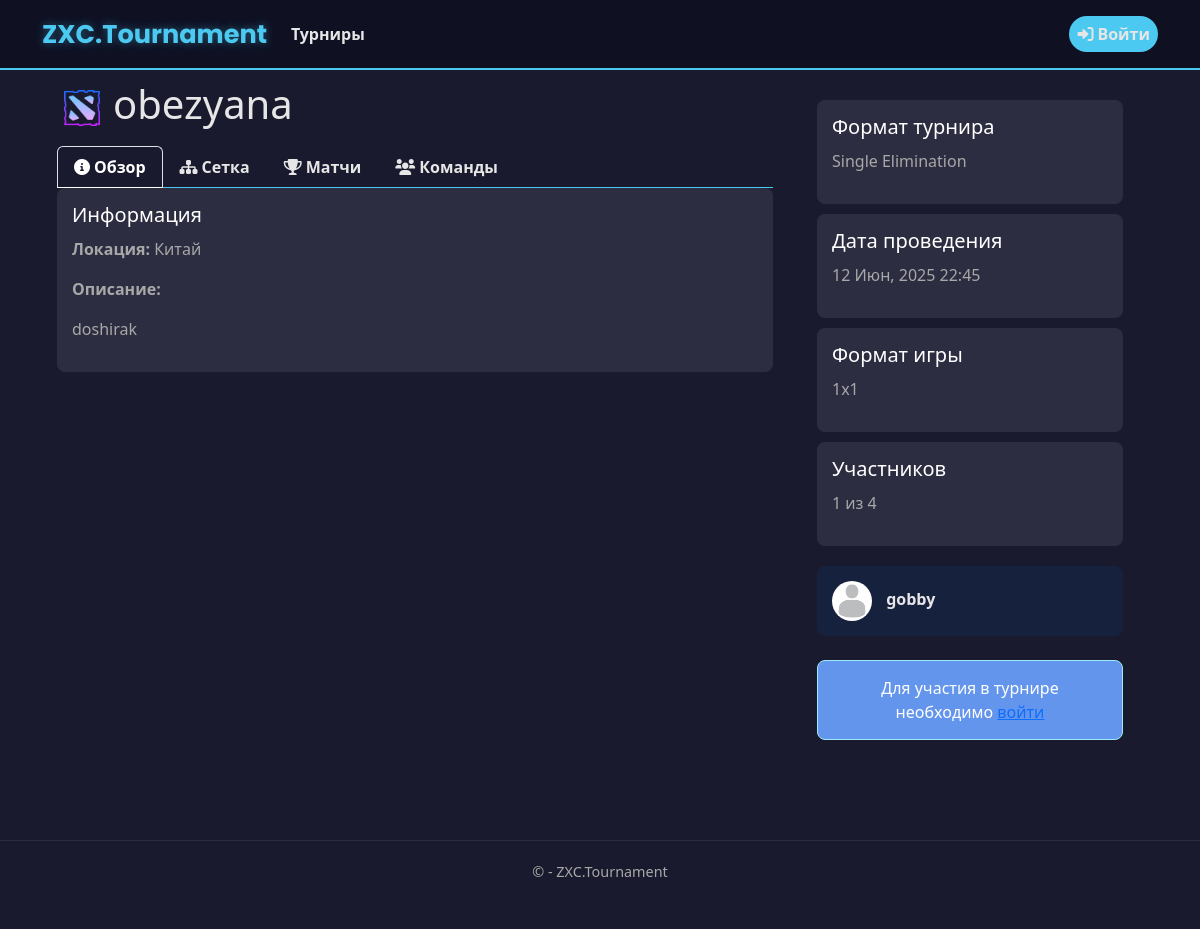
The page /tournaments/1/ on the database as committed earlier.
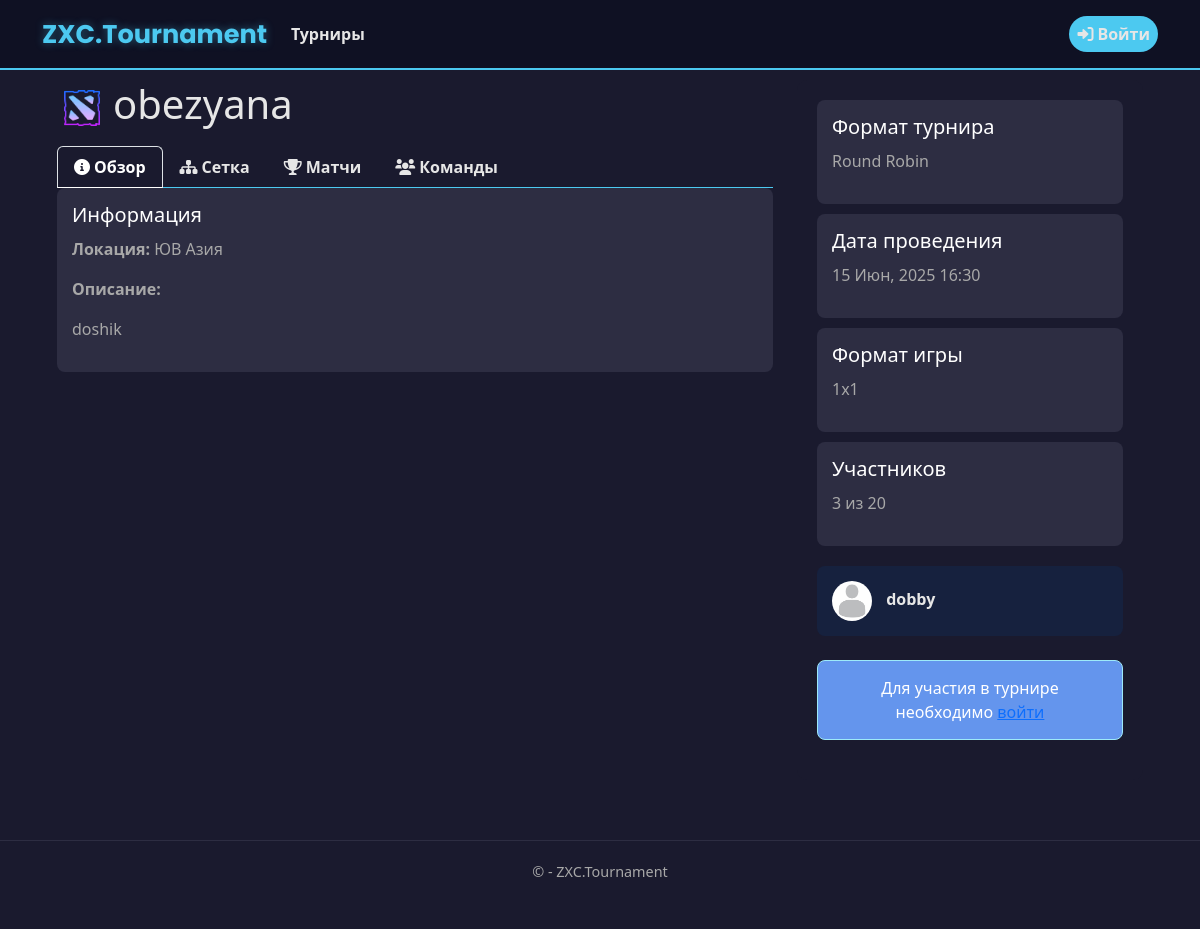
The same page on the database as committed later.
### app/models.py (models this page shows, shortened)
class Tournament(models.Model):
    DISCIPLINE_CHOICES = [
        ('Dota 2', 'Dota 2'),
        ('CS 2', 'CS 2'),
        ('Valorant', 'Valorant'),
        ('LoL', 'League of Legends'),
    ]
    FORMAT_CHOICES = [
        ('1x1', '1x1'),
        ('2x2', '2x2'),
        ('3x3', '3x3'),
        ('5x5', '5x5'),
    ]
    TOURNAMENT_FORMAT_CHOICES = [
        ('single_elimination', 'Single Elimination'),
        ('double_elimination', 'Double Elimination'),
        ('round_robin', 'Round Robin'),
    ]
    TEAM_COUNT_CHOICES = [(i, str(i)) for i in range(2, 513)]
    LOCATION_CHOICES = [
        ('China', 'Китай'),
        ('Western Europe', 'Западная Европа'),
        ('Eastern Europe', 'Восточная Европа'),
        ('Southeast Asia', 'ЮВ Азия'),
        ('North America', 'Северная Америка'),
        ('South America', 'Южная Америка'),
    ]
    name = models.CharField(max_length=200, verbose_name="Название турнира")
    max_teams = models.IntegerField(choices=TEAM_COUNT_CHOICES, verbose_name="Максимальное количество команд")
    start_date = models.DateTimeField(verbose_name="Дата начала")
    discipline = models.CharField(max_length=50, choices=DISCIPLINE_CHOICES, verbose_name="Дисциплина")
    game_format = models.CharField(max_length=50, choices=FORMAT_CHOICES, verbose_name="Формат игры")
    tournament_format = models.CharField(max_length=50, choices=TOURNAMENT_FORMAT_CHOICES, verbose_name="Формат турнира", blank=True, null=True)
    location = models.CharField(max_length=50, choices=LOCATION_CHOICES, verbose_name="Локация")
    description = models.TextField(verbose_name="Описание", blank=True, null=True)
    creator = models.ForeignKey(User, on_delete=models.CASCADE, verbose_name="Создатель")
    created_at = models.DateTimeField(default=timezone.now, verbose_name="Дата создания")
    is_active = models.BooleanField(default=True, verbose_name="Активный")
    registered_teams = models.ManyToManyField(
        'Team',
        through='TournamentRegistration',
        related_name='tournaments',
        blank=True,
        verbose_name="Зарегистрированные команды"
    )
    class Meta:
        ordering = ['-created_at']
        verbose_name = 'Турнир'
        verbose_name_plural = 'Турниры'
    def get_status(self):
        if not hasattr(self, 'bracket'):
            return 'planned'
    def get_status_display(self):
        status_map = {
            'planned': 'Запланирован',
            'in_progress': 'В процессе',
            'completed': 'Завершён'
        }
        return status_map.get(self.get_status(), 'Неизвестно')

class UserProfile(models.Model):
    user = models.OneToOneField(User, on_delete=models.CASCADE)
    email_confirmed = models.BooleanField(default=False)
    avatar = models.ImageField(
        upload_to='avatars/',
        default='avatars/default.jpg',
        blank=True,
        null=True
    )
    team = models.ForeignKey(Team, on_delete=models.SET_NULL, null=True, blank=True, related_name='team_members')
    bio = models.TextField(blank=True, null=True)

### app/views.py (the view, shortened to what this page needs)
# urls.py: path('tournaments/<int:tournament_id>/', views.tournament_detail, name='tournament_detail'),
def tournament_detail(request, tournament_id):
    tournament = get_object_or_404(Tournament, id=tournament_id)
    is_creator = tournament.is_creator(request.user) if request.user.is_authenticated else False
    user_team = None
    is_registered = False
    registered_count = tournament.registered_teams.count()
    tournament_status = tournament.get_status()
    tournament_status_display = tournament.get_status_display()
    upcoming_matches = get_upcoming_matches(tournament)
    context = {
        'tournament': tournament,
        'is_creator': is_creator,
        'user_team': user_team,
        'is_registered': is_registered,
        'registered_teams': tournament.registered_teams.all(),
        'registered_count': registered_count,
        'tournament_status': tournament_status,
        'tournament_status_display': tournament_status_display,
        'upcoming_matches': upcoming_matches[:5],  # Первые 5 предстоящих матчей
    }
    return render(request, 'app/tournaments/tournament_detail.html', context)

### app/bracket_features.py (called while the page is built)
def get_upcoming_matches(tournament):
    upcoming_matches = []
    if tournament.tournament_format == 'round_robin':
        if hasattr(tournament, 'round_robin_table'):
            matches = tournament.round_robin_table.matches.filter(
                is_completed=False,
                scheduled_time__isnull=False
            ).order_by('scheduled_time')[:10]
            upcoming_matches.extend(matches)
    else:
        if hasattr(tournament, 'bracket'):
            matches = BracketMatch.objects.filter(
                stage__bracket=tournament.bracket,
                is_completed=False,
                scheduled_time__isnull=False,
                team1__isnull=False,
                team2__isnull=False
            ).order_by('scheduled_time')[:10]
            upcoming_matches.extend(matches)
    return upcoming_matches

### app/templates/app/tournaments/tournament_detail.html (shortened to what the changed rows need)
{% extends "app/layout.html" %}
{% load static %}
{% block content %}
<div class="container">
    <div class="row">
        <div class="col-md-8">
            <div class="tournament-header">
                <img src="{% static 'app/images/'|add:tournament.discipline|lower|add:'.png' %}"
                     alt="{{ tournament.discipline }}"
                     class="tournament-game-icon">
                <h1>{{ tournament.name }}</h1>
            </div>
            <div class="tab-content">
                <div id="overview" class="tab-pane fade show active">
                    <div class="info-block">
                        <h5>Информация</h5>
                        <p><strong>Локация:</strong> {{ tournament.get_location_display }}</p>
                        <p><strong>Описание:</strong></p>
                        <p>{{ tournament.description|linebreaks }}</p>
                    </div>
                </div>
            </div>
        </div>
        <div class="col-md-4">
            <div class="right-column">
                <div class="info-box">
                    <h5>Формат турнира</h5>
                    <p>{% if tournament.tournament_format %}{{ tournament.get_tournament_format_display }}{% else %}Не указан{% endif %}</p>
                </div>
                <div class="info-box">
                    <h5>Дата проведения</h5>
                    <p>{{ tournament.start_date|date:"d M, Y H:i" }}</p>
                </div>
                <div class="info-box">
                    <h5>Формат игры</h5>
                    <p>{{ tournament.get_game_format_display }}</p>
                </div>
                <div class="info-box">
                    <h5>Участников</h5>
                    <p>{{ registered_count }} из {{ tournament.max_teams }}</p>
                </div>
                <div class="creator-card">
                    <img src="{{ tournament.creator.userprofile.avatar.url }}" alt="Аватар">
                    <span>{{ tournament.creator.username }}</span>
                </div>
            </div>
        </div>
    </div>
</div>
{% endblock %}

Rows that differ between the two databases and show on the page:
changed Tournament "obezyana": location "Китай" → "ЮВ Азия"; description "doshirak" → "doshik"; tournament_format "Single Elimination" → "Round Robin"; start_date "12 Июн, 2025 22:45" → "15 Июн, 2025 16:30"; max_teams "4" → "20"; creator.username "gobby" → "dobby"
Other text that changed with them:
{{ registered_count }}: "1" → "3"
